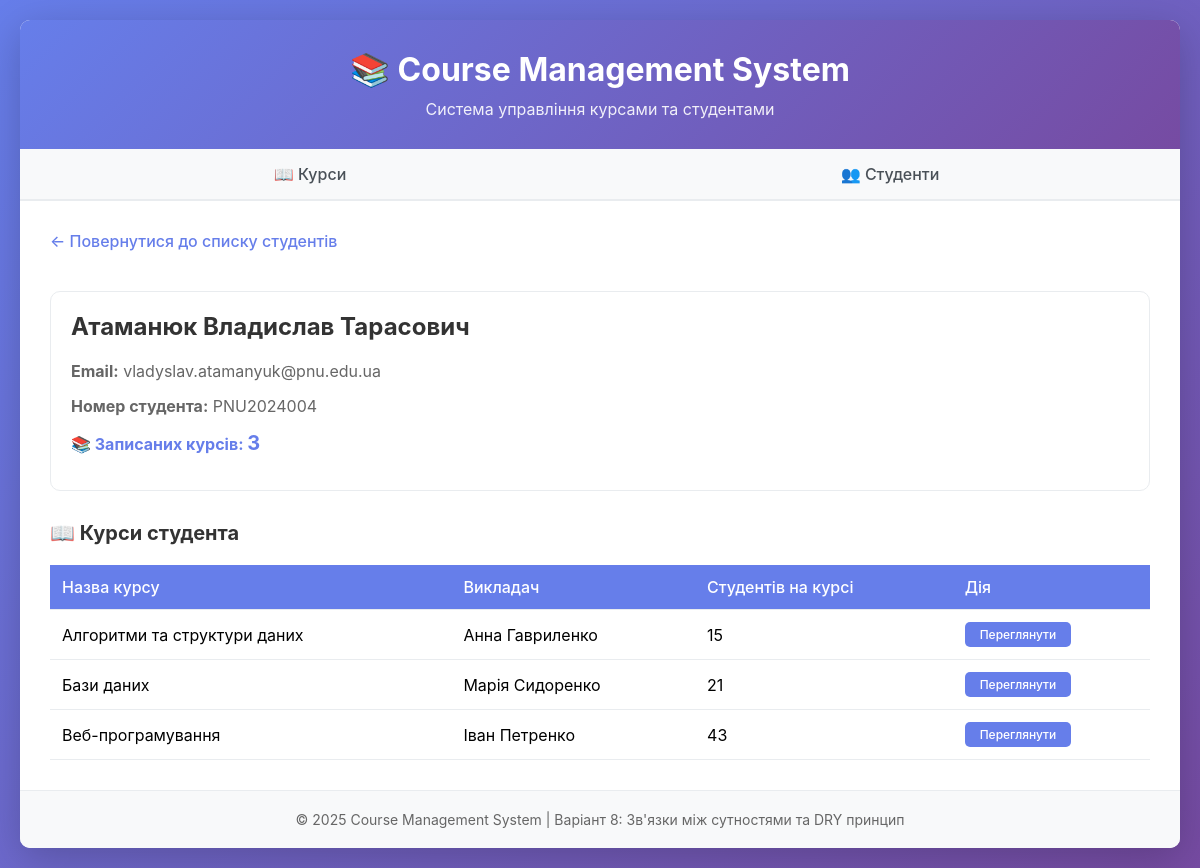
Page /index.php?action=student&id=4 on the committed database.
### tables this page shows
CREATE TABLE students (
    id INT AUTO_INCREMENT PRIMARY KEY,
    name VARCHAR(255) NOT NULL,
    email VARCHAR(255) NOT NULL UNIQUE,
    student_number VARCHAR(50) NOT NULL UNIQUE,
    created_at TIMESTAMP DEFAULT CURRENT_TIMESTAMP,
    updated_at TIMESTAMP DEFAULT CURRENT_TIMESTAMP ON UPDATE CURRENT_TIMESTAMP
);

CREATE TABLE courses (
    id INT AUTO_INCREMENT PRIMARY KEY,
    name VARCHAR(255) NOT NULL,
    description TEXT,
    instructor VARCHAR(255) NOT NULL,
    created_at TIMESTAMP DEFAULT CURRENT_TIMESTAMP,
    updated_at TIMESTAMP DEFAULT CURRENT_TIMESTAMP ON UPDATE CURRENT_TIMESTAMP
);

### src/Database.php (called while the page is built, shortened)
<?php
class Database {
    private static $instance = null;
    private $connection;
    private function __construct() {
        try {
            $dsn = 'mysql:host=' . DB_HOST . ';dbname=' . DB_NAME . ';charset=utf8mb4';
            $this->connection = new PDO(
                $dsn,
                DB_USER,
                DB_PASS,
                [
                    PDO::ATTR_ERRMODE => PDO::ERRMODE_EXCEPTION,
                    PDO::ATTR_DEFAULT_FETCH_MODE => PDO::FETCH_ASSOC,
                ]
            );
        } catch (PDOException $e) {
            die('Помилка підключення до БД: ' . $e->getMessage());
        }
    }
    public static function getInstance() {
        if (self::$instance === null) {
            self::$instance = new self();
        }
        return self::$instance;
    }
    public function execute($sql, $params = []) {
        $stmt = $this->connection->prepare($sql);
        $stmt->execute($params);
        return $stmt;
    }
    public function fetchOne($sql, $params = []) {
        $stmt = $this->execute($sql, $params);
        return $stmt->fetch();
    }
    public function fetchAll($sql, $params = []) {
        $stmt = $this->execute($sql, $params);
        return $stmt->fetchAll();
    }
}

### src/Model.php (called while the page is built, shortened)
<?php
abstract class Model {
    protected static $table;
    protected $attributes = [];
    public function __construct($attributes = []) {
        $this->attributes = $attributes;
    }
    public function __get($name) {
        return $this->attributes[$name] ?? null;
    }
    public static function find($id) {
        $db = Database::getInstance();
        $record = $db->fetchOne('SELECT * FROM ' . static::$table . ' WHERE id = ?', [$id]);
        if ($record) {
            return new static($record);
        }
        return null;
    }
}

### src/Student.php (called while the page is built, shortened)
<?php
class Student extends Model {
    public function getCourses() {
        $db = Database::getInstance();
        $sql = '
            SELECT c.* FROM courses c
            INNER JOIN enrollments e ON c.id = e.course_id
            WHERE e.student_id = ?
            ORDER BY c.name ASC
        ';
        $records = $db->fetchAll($sql, [$this->attributes['id']]);
        $courses = [];
        foreach ($records as $record) {
            $courses[] = new Course($record);
        }
        return $courses;
    }
    public function getCourseCount() {
        $db = Database::getInstance();
        $sql = '
            SELECT COUNT(*) as count FROM enrollments
            WHERE student_id = ?
        ';
        $result = $db->fetchOne($sql, [$this->attributes['id']]);
        return $result['count'] ?? 0;
    }
}

### src/Course.php (called while the page is built, shortened)
<?php
class Course extends Model {
    public function getStudentCount() {
        $db = Database::getInstance();
        $sql = '
            SELECT COUNT(*) as count FROM enrollments
            WHERE course_id = ?
        ';
        $result = $db->fetchOne($sql, [$this->attributes['id']]);
        return $result['count'] ?? 0;
    }
}

### views/student_show.php (the view, shortened to what this page needs)
<!DOCTYPE html>
<html lang="uk">
<head>
    <link rel="stylesheet" href="views/style.css">
</head>
<body>
    <div class="container">
        <header>
            <h1>📚 Course Management System</h1>
            <p>Система управління курсами та студентами</p>
        </header>
        <nav>
            <a href="index.php?action=courses">📖 Курси</a>
            <a href="index.php?action=students">👥 Студенти</a>
        </nav>
        <main>
            <a href="index.php?action=students" class="back-link">← Повернутися до списку студентів</a>
            <div class="card" style="margin: 20px 0;">
                <h2><?php echo htmlspecialchars($student->name); ?></h2>
                <p style="color: #666; margin: 15px 0;">
                    <strong>Email:</strong> <?php echo htmlspecialchars($student->email); ?>
                </p>
                <p style="color: #666; margin: 15px 0;">
                    <strong>Номер студента:</strong> <?php echo htmlspecialchars($student->student_number); ?>
                </p>
                <p style="color: #667eea; font-weight: bold; margin: 15px 0;">
                    📚 Записаних курсів: <span style="font-size: 20px;"><?php echo $student->getCourseCount(); ?></span>
                </p>
            </div>
            <h3>📖 Курси студента</h3>
            <?php if (empty($courses)): ?>
                <div class="empty-state">
                    <p>Студент не записаний на жодний курс</p>
                </div>
            <?php else: ?>
                <table>
                    <thead>
                        <tr>
                            <th>Назва курсу</th>
                            <th>Викладач</th>
                            <th>Студентів на курсі</th>
                            <th>Дія</th>
                        </tr>
                    </thead>
                    <tbody>
                        <?php foreach ($courses as $course): ?>
                            <tr>
                                <td><?php echo htmlspecialchars($course->name); ?></td>
                                <td><?php echo htmlspecialchars($course->instructor); ?></td>
                                <td><?php echo $course->getStudentCount(); ?></td>
                                <td>
                                    <a href="index.php?action=course&id=<?php echo $course->id; ?>" class="btn btn-small">
                                        Переглянути
                                    </a>
                                </td>
                            </tr>
                        <?php endforeach; ?>
                    </tbody>
                </table>
            <?php endif; ?>
        </main>
        <footer>
            <p>© 2025 Course Management System | Варіант 8: Зв'язки між сутностями та DRY принцип</p>
        </footer>
    </div>
</body>
</html>

### views/style.css (style rules this page uses)
* { margin: 0; padding: 0; box-sizing: border-box; }
body { font-family: -apple-system, BlinkMacSystemFont, 'Segoe UI', Roboto, Oxygen, Ubuntu, Cantarell, sans-serif; background: linear-gradient(135deg, #667eea 0%, #764ba2 100%); min-height: 100vh; padding: 20px; }
.container { max-width: 1200px; margin: 0 auto; background: white; border-radius: 10px; box-shadow: 0 10px 40px rgba(0,0,0,0.2); overflow: hidden; }
header { background: linear-gradient(135deg, #667eea 0%, #764ba2 100%); color: white; padding: 30px; text-align: center; }
header h1 { font-size: 32px; margin-bottom: 10px; }
header p { font-size: 16px; opacity: 0.9; }
nav { display: flex; background: #f8f9fa; border-bottom: 2px solid #e9ecef; }
nav a { flex: 1; padding: 15px 20px; text-align: center; text-decoration: none; color: #495057; font-weight: 500; transition: all 0.3s; }
main { padding: 30px; min-height: 400px; }
.card { background: white; border: 1px solid #e9ecef; border-radius: 10px; padding: 20px; transition: all 0.3s; }
.btn { display: inline-block; padding: 10px 20px; background: #667eea; color: white; text-decoration: none; border-radius: 5px; font-weight: 500; transition: all 0.3s; text-align: center; }
.btn-small { padding: 5px 15px; font-size: 12px; }
table { width: 100%; border-collapse: collapse; margin-top: 20px; background: white; }
table th, table td { padding: 12px; text-align: left; border-bottom: 1px solid #e9ecef; }
table th { background: #667eea; color: white; font-weight: 500; }
.back-link { display: inline-block; margin-bottom: 20px; color: #667eea; text-decoration: none; font-weight: 500; }
footer { background: #f8f9fa; padding: 20px; text-align: center; color: #666; font-size: 14px; border-top: 1px solid #e9ecef; }
h2 { color: #333; margin-bottom: 20px; font-size: 24px; }
h3 { color: #333; margin: 30px 0 15px 0; font-size: 20px; }

### rows in the picture
students: name "Атаманюк Владислав Тарасович", email "vladyslav.atamanyuk@pnu.edu.ua", student_number "PNU2024004"
courses: name "Алгоритми та структури даних", instructor "Анна Гавриленко", StudentCount "15"
courses: name "Бази даних", instructor "Марія Сидоренко", StudentCount "21"
courses: name "Веб-програмування", instructor "Іван Петренко", StudentCount "43"

### other values in the picture
$student->getCourseCount() "3"
